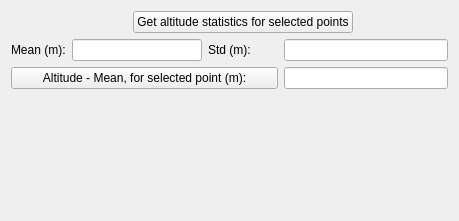
          <widget class="QWidget" name="altitudeDifferencesAnalisysTab">
           <attribute name="title">
            <string>Altitudes differences analisys</string>
           </attribute>
           <layout class="QGridLayout" name="gridLayout_12">
            <item row="0" column="0" colspan="2">
             <spacer name="horizontalSpacer_9">
              <property name="orientation">
               <enum>Qt::Horizontal</enum>
              </property>
              <property name="sizeHint" stdset="0">
               <size>
                <width>116</width>
                <height>20</height>
               </size>
              </property>
             </spacer>
            </item>
            <item row="0" column="2" colspan="3">
             <widget class="QPushButton" name="getAltitudeStatisticsForSelectedPointsPushButton">
              <property name="text">
               <string>Get altitude statistics for selected points</string>
              </property>
             </widget>
            </item>
            <item row="0" column="5">
             <spacer name="horizontalSpacer_13">
              <property name="orientation">
               <enum>Qt::Horizontal</enum>
              </property>
              <property name="sizeHint" stdset="0">
               <size>
                <width>89</width>
                <height>20</height>
               </size>
              </property>
             </spacer>
            </item>
            <item row="1" column="0">
             <widget class="QLabel" name="meanAltitudeLabel">
              <property name="text">
               <string>Mean (m):</string>
              </property>
             </widget>
            </item>
            <item row="1" column="1" colspan="2">
             <widget class="QLineEdit" name="meanAltitudeLineEdit">
              <property name="readOnly">
               <bool>true</bool>
              </property>
             </widget>
            </item>
            <item row="1" column="3">
             <widget class="QLabel" name="stdAltitudeLabel">
              <property name="text">
               <string>Std (m):</string>
              </property>
             </widget>
            </item>
            <item row="1" column="4" colspan="2">
             <widget class="QLineEdit" name="stdAltitudeLineEdit">
              <property name="readOnly">
               <bool>true</bool>
              </property>
             </widget>
            </item>
            <item row="2" column="0" colspan="4">
             <widget class="QPushButton" name="getDifferencesAltitudeForSelectedPointsPushButton">
              <property name="minimumSize">
               <size>
                <width>170</width>
                <height>0</height>
               </size>
              </property>
              <property name="text">
               <string>Altitude - Mean, for selected point (m):</string>
              </property>
             </widget>
            </item>
            <item row="2" column="4" colspan="2">
             <widget class="QLineEdit" name="altitudeDifferenceLineEdit">
              <property name="readOnly">
               <bool>true</bool>
              </property>
             </widget>
            </item>
            <item row="3" column="2">
             <spacer name="verticalSpacer_4">
              <property name="orientation">
               <enum>Qt::Vertical</enum>
              </property>
              <property name="sizeHint" stdset="0">
               <size>
                <width>20</width>
                <height>121</height>
               </size>
              </property>
             </spacer>
            </item>
           </layout>
          </widget>
